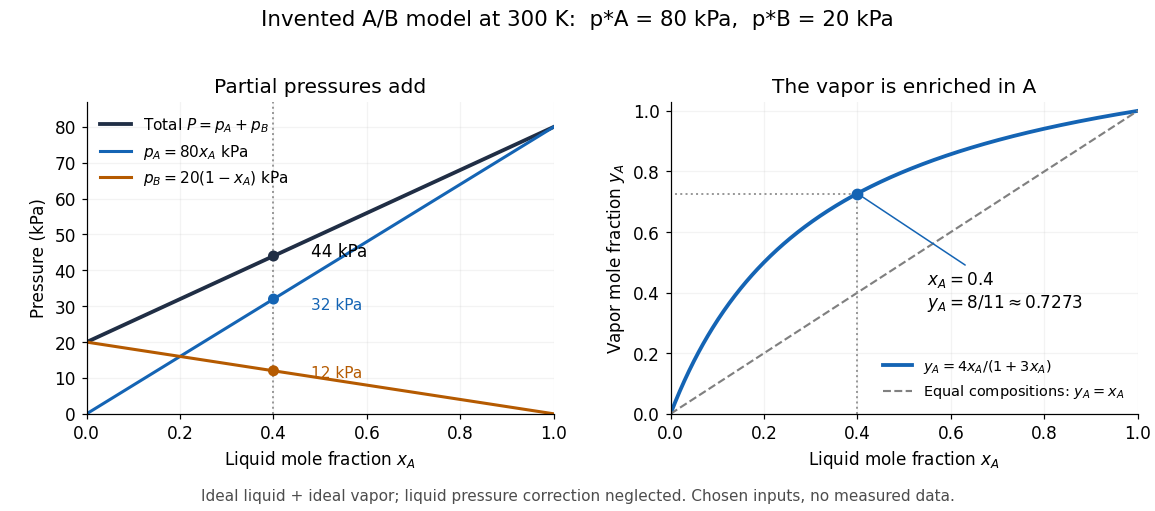

Write Python code to recreate this figure.
"""Draw an invented binary ideal-liquid/ideal-vapor model.

Tested with Python 3.14, NumPy 2.3.5 and Matplotlib 3.10.7.
Run from the desired output directory; writes this script's basename.png there.
"""
from pathlib import Path
import matplotlib.pyplot as plt
import numpy as np


def main():
    x = np.linspace(0, 1, 501)
    p_a = 80 * x
    p_b = 20 * (1 - x)
    pressure = p_a + p_b
    y = p_a / pressure
    plt.rcParams.update({"font.size": 11, "axes.spines.top": False,
                         "axes.spines.right": False, "figure.facecolor": "white",
                         "axes.facecolor": "white"})
    fig, axes = plt.subplots(1, 2, figsize=(10.5, 4.65))
    fig.suptitle("Invented A/B model at 300 K:  p*A = 80 kPa,  p*B = 20 kPa", fontsize=14)
    left, right = axes
    left.plot(x, pressure, color="#202e45", lw=2.5, label=r"Total $P=p_A+p_B$")
    left.plot(x, p_a, color="#1464b4", lw=2, label=r"$p_A=80x_A$ kPa")
    left.plot(x, p_b, color="#b55a00", lw=2, label=r"$p_B=20(1-x_A)$ kPa")
    left.axvline(.4, color=".6", ls=":", lw=1.3)
    left.scatter([.4]*3, [44, 32, 12], c=["#202e45", "#1464b4", "#b55a00"], s=38, zorder=4)
    left.annotate("44 kPa", (.4, 44), xytext=(.48, 44), fontsize=11)
    left.annotate("32 kPa", (.4, 32), xytext=(.48, 29), color="#1464b4", fontsize=10)
    left.annotate("12 kPa", (.4, 12), xytext=(.48, 10), color="#b55a00", fontsize=10)
    left.set(xlabel=r"Liquid mole fraction $x_A$", ylabel="Pressure (kPa)", xlim=(0, 1), ylim=(0, 87), title="Partial pressures add")
    left.legend(loc="upper left", frameon=False, fontsize=10)
    right.plot(x, y, color="#1464b4", lw=2.5, label=r"$y_A=4x_A/(1+3x_A)$")
    right.plot(x, x, color=".5", ls="--", lw=1.4, label=r"Equal compositions: $y_A=x_A$")
    right.plot([.4, .4, 0], [0, 8/11, 8/11], color=".6", ls=":", lw=1.3)
    right.scatter([.4], [8/11], c="#1464b4", s=45, zorder=4)
    right.annotate(r"$x_A=0.4$"+"\n"+r"$y_A=8/11\approx0.7273$", (.4, 8/11), xytext=(.55, .35), fontsize=11,
                   arrowprops={"arrowstyle": "-", "color": "#1464b4"})
    right.set(xlabel=r"Liquid mole fraction $x_A$", ylabel=r"Vapor mole fraction $y_A$", xlim=(0, 1), ylim=(0, 1.03), title="The vapor is enriched in A")
    right.legend(loc="lower right", frameon=False, fontsize=9.5)
    for axis in axes:
        axis.grid(alpha=.15)
        axis.set_xticks(np.linspace(0, 1, 6))
    fig.subplots_adjust(left=.075, right=.985, bottom=.19, top=.80, wspace=.25)
    fig.text(.5, .02, "Ideal liquid + ideal vapor; liquid pressure correction neglected. Chosen inputs, no measured data.", ha="center", fontsize=10, color=".3")
    fig.savefig(Path(__file__).stem + ".png", dpi=110, facecolor="white", transparent=False)
    plt.close(fig)


if __name__ == "__main__":
    main()
